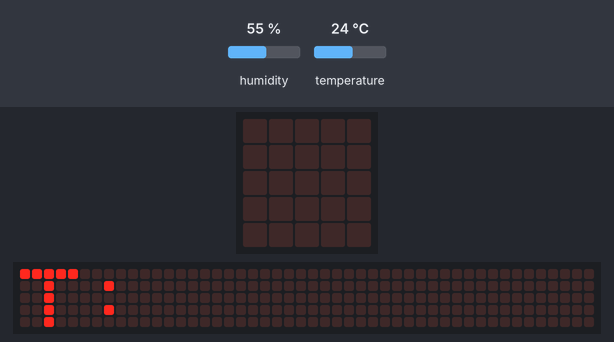
The program below on a simulated BBC micro:bit (MakeCode). Parts: the board's 5×5 LED display, a strip that is not on the board, showing the scrolling text unrolled. Inputs (shaded band) come from the test bench; at power-on: humidity 55 %, temperature 24 °C. The 48×5 strip is a reading aid, not a part: it shows the text the display is scrolling, unrolled, one strip-width of it at a time.

Above: at 4.0 s.
At 10.8 s:
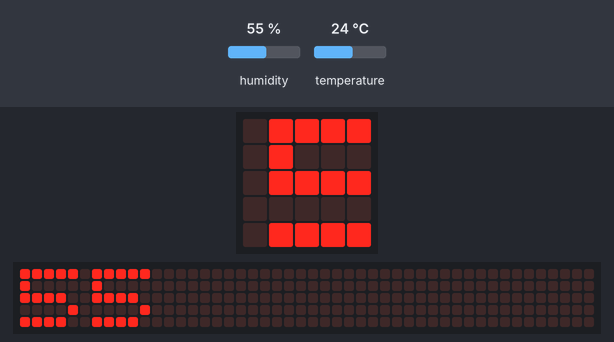
10.9 s: humidity set to 22 %
20.5 s: temperature set to 12 °C
At 30.56 s:
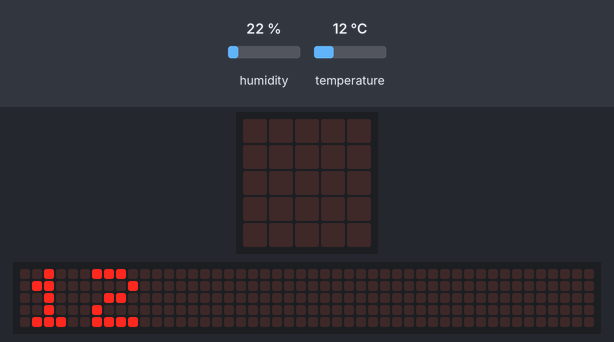
31.9 s: temperature set to 19 °C
At 43.4 s:
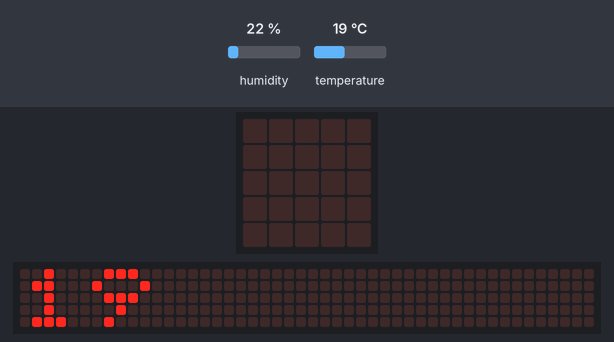
44.7 s: temperature set to 28 °C
At 56.17 s:
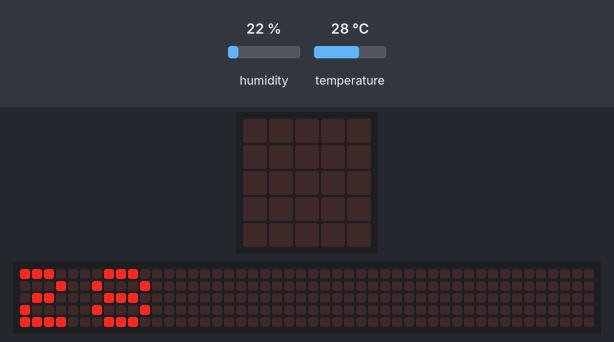

Measured:
- what the display in image 0 shows lasts 0.7 s, from 4.0 s to 4.7 s

The program:

main.ts
```typescript
basic.forever(function () {
    dht11_dht22.queryData(
    DHTtype.DHT11,
    DigitalPin.P0,
    true,
    false,
    true
    )
    basic.showString("T:")
    basic.showNumber(dht11_dht22.readData(dataType.temperature))
    basic.showString("H:")
    basic.showNumber(dht11_dht22.readData(dataType.humidity))
})
```

test.ts
```typescript
// testene settes inn her; disse vil ikke kompilert så lenge denne pakken blir brukt som en utvidelse.
```
